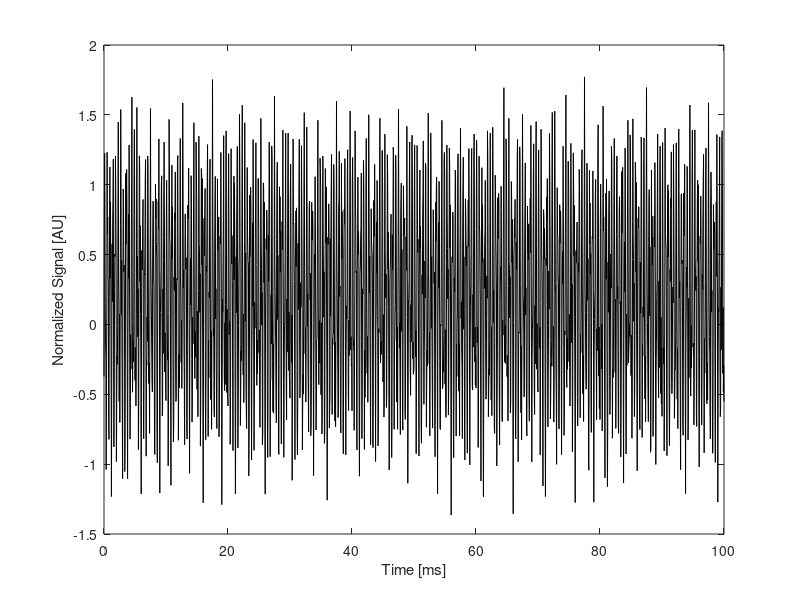
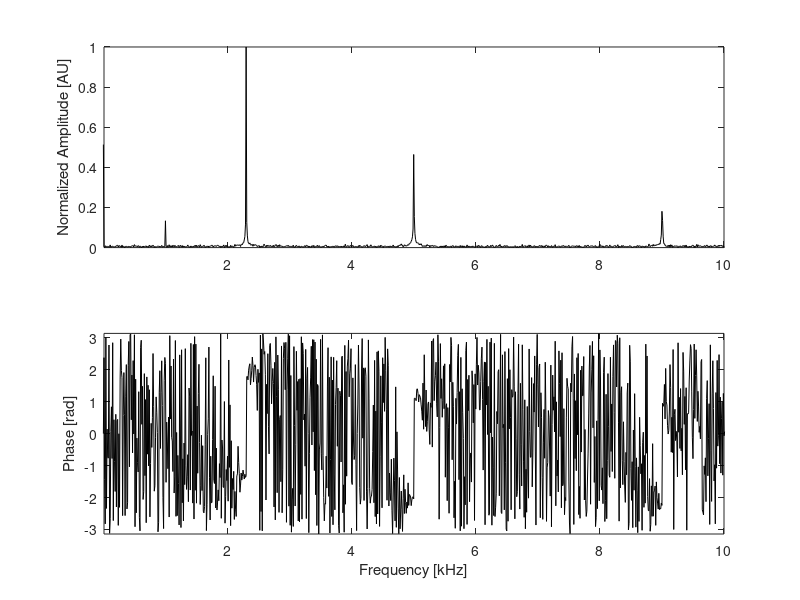

The MATLAB script that drew these images, in order:
%% Data generator for signal processing practice

clear all
close all
clc

% Choose some peak frequencies
toneFrequencies = [1000, 2300, 5000, 9000];
% Set their amplitudes
toneAmplitudes = [0.1, 0.8, 0.4, 0.2];
% And phases
tonePhases = rand(1, length(toneFrequencies)).*2.*pi; % [rad]

% Create the signal
Fs = 20E3; % [Hz]
dt = 1./Fs; % [s]
tVector = 0:dt:0.1;

s = 0.*tVector; % Initialize
for fCount = 1:length(toneFrequencies)
   
    % Add in this component
    A = toneAmplitudes( fCount );
    omega = 2.*pi.*toneFrequencies( fCount );
    phi = tonePhases( fCount );
    s = s + A.*sin( omega.*tVector + phi );
    
end

% Add in some white noise
noiseLevel = 0.4;
noise = noiseLevel.*rand( 1, length( tVector ) );
s = s + noise;

% Plot for reference
figure()
plot( 1E3.*tVector, s, 'k' );
xlabel( 'Time [ms]' );
ylabel( 'Normalized Signal [AU]' );

% Get frequency vector
fVector = linspace( 0, Fs, length( tVector ) );

% Get FFT of signal
sTilde = fft( s );

% Plot amplitude and phase
figure()
subplot( 2, 1, 1 )
plot( fVector./1E3, abs(sTilde)./max(abs(sTilde)), 'k' );
ylabel( 'Normalized Amplitude [AU]' );
xlim( [10, (Fs./2)]./1E3 );
ylim([0, 1]);

subplot( 2, 1, 2 )
plot( fVector./1E3, angle(sTilde), 'k' );
xlabel( 'Frequency [kHz]' );
ylabel( 'Phase [rad]' );
xlim( [10, (Fs./2)]./1E3 );
ylim([-pi, pi]);

% Write data
fid = fopen( 'data.txt', 'w' );
fmt = '%10.3d %10.3d\n';
fprintf( fid, fmt, [tVector; s] );
fclose( 'all' );

